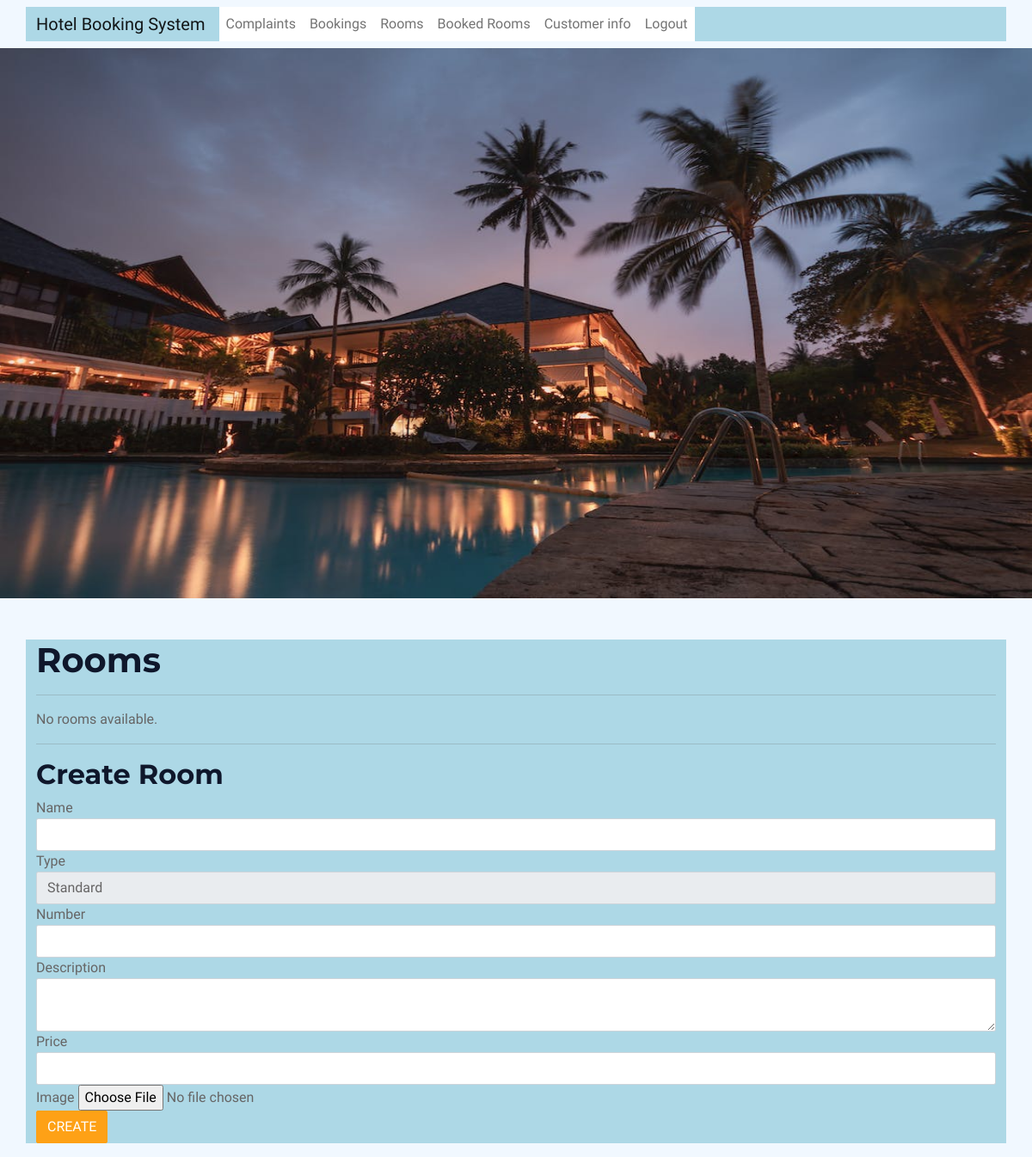
The page /admin_room_list/ (signed in) on the database as committed earlier.
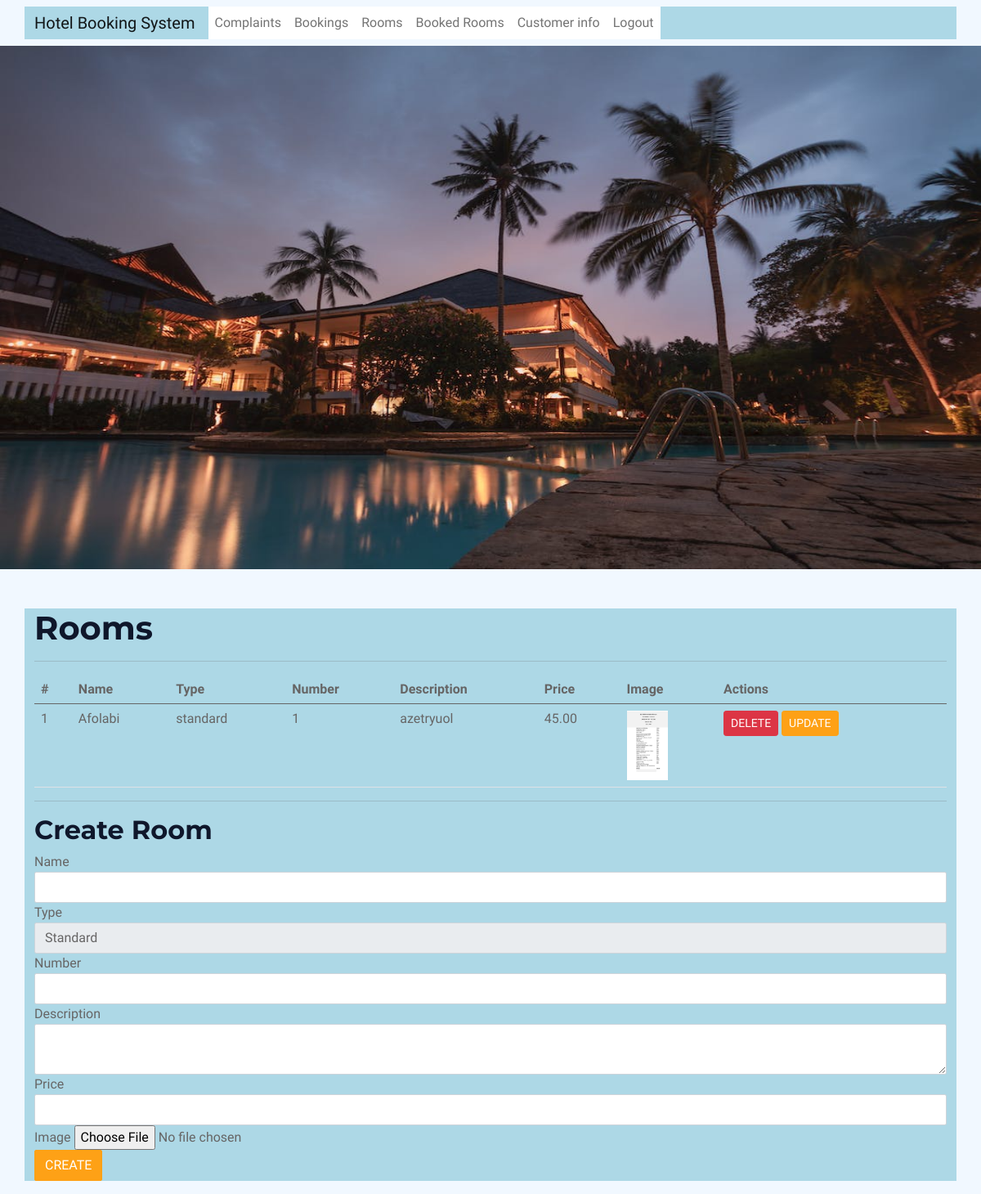
The same page on the database as committed later.
### bookings/models.py (models this page shows, shortened)
class Room(models.Model):
    ROOM_TYPE_CHOICES = (
        ('standard', 'Standard'),
        ('deluxe', 'Deluxe'),
        ('suite', 'Suite'),
    )
    user = models.ForeignKey(settings.AUTH_USER_MODEL, on_delete=models.CASCADE)
    admin_user= models.ForeignKey(settings.AUTH_USER_MODEL, on_delete=models.CASCADE, related_name='room_admin', default=1)
    name = models.CharField(max_length=100)
    room_type = models.CharField(max_length=10, choices=ROOM_TYPE_CHOICES, default='standard')
    room_number = models.PositiveIntegerField(unique=True)
    description = models.TextField(blank=True)
    price = models.DecimalField(max_digits=8, decimal_places=2)
    image = models.ImageField(upload_to='rooms', blank=True)
    available = models.BooleanField(default=True)
    created_at = models.DateTimeField(auto_now_add=True)
    updated_at = models.DateTimeField(auto_now=True)

### bookings/views.py (the view)
# urls.py: path('admin_room_list/', views.admin_room_list, name='admin_room_list'),
@login_required
def admin_room_list(request):
    rooms = Room.objects.all()
    if request.method == 'POST':
        if 'create' in request.POST:
            form = RoomForm(request.POST, request.FILES)
            if form.is_valid():
                room = form.save(commit=False)
                room.admin_user = request.user
                room.user_id = request.user.id
                room.save()
                messages.success(request, 'Room created successfully.')
            else:
                messages.error(request, 'Error creating room.')
        elif 'update' in request.POST:
            room_id = request.POST.get('room_id')
            room = Room.objects.get(pk=room_id)
            form = RoomForm(request.POST, request.FILES, instance=room)  # pass the room instance to the form
            if form.is_valid():
                form.save()
                messages.success(request, 'Room updated successfully.')
            else:
                messages.error(request, 'Error updating room.')
        elif 'delete' in request.POST:
            room_id = request.POST.get('room_id')
            room = Room.objects.get(pk=room_id)
            room.delete()
            messages.success(request, 'Room deleted successfully.')
        return redirect('bookings:admin_room_list')
    else:
        form = RoomForm()
    return render(request, 'admin_room_list.html', {'rooms': rooms, 'form': form})

### bookings/forms.py
class RoomForm(forms.ModelForm):
    class Meta:
        model = Room
        fields = ['room_number', 'room_type', 'price']

### bookings/templates/admin_room_list.html (shortened to what this page needs)
{% extends 'base.html' %}
{% block content %}
  <h1>Rooms</h1>
  <hr>
  {% if rooms %}
    <table class="table">
      <thead>
        <tr>
          <th>#</th>
          <th>Name</th>
          <th>Type</th>
          <th>Number</th>
          <th>Description</th>
          <th>Price</th>
          <th>Image</th>
          <th>Actions</th>
        </tr>
      </thead>
      <tbody>
        {% for room in rooms %}
          <tr>
            <td>{{ room.id }}</td>
            <td>{{ room.name }}</td>
            <td>{{ room.room_type }}</td>
            <td>{{ room.room_number }}</td>
            <td>{{ room.description }}</td>
            <td>{{ room.price }}</td>
            <td>
              {% if room.image %}
                <img src="{{ room.image.url }}" alt="{{ room.name }}" width="50">
              {% endif %}
            </td>
            <td>
              <form method="POST" action="{% url 'bookings:admin_room_list' %}">
                <button type="submit" name="delete" class="btn btn-danger btn-sm">Delete</button>
                <button type="submit" name="update" class="btn btn-primary btn-sm">Update</button>
              </form>
            </td>
          </tr>
        {% endfor %}
      </tbody>
    </table>
  {% else %}
    <p>No rooms available.</p>
  {% endif %}
  <hr>
  <h2>Create Room</h2>
  <form method="POST" enctype="multipart/form-data">
    <div class="form-group">
      <label for="name">Name</label>
      <input type="text" name="name" class="form-control" required>
    </div>
    <div class="form-group">
      <label for="room_type">Type</label>
      <select name="room_type" class="form-control" required>
        <option value="standard">Standard</option>
      </select>
    </div>
    <div class="form-group">
      <label for="room_number">Number</label>
      <input type="number" name="room_number" class="form-control" required>
    </div>
    <div class="form-group">
      <label for="description">Description</label>
      <textarea name="description" class="form-control"></textarea>
    </div>
    <div class="form-group">
      <label for="price">Price</label>
      <input type="number" name="price" class="form-control" required>
    </div>
    <div class="form-group">
      <label for="image">Image</label>
      <input type="file" name="image" class="form-control-file">
    </div>
    <button type="submit" name="create" class="btn btn-primary">Create</button>
  </form>
{% endblock %}

Rows that differ between the two databases and show on the page:
added Room: id "1", name "Afolabi", room_type "standard", room_number "1", description "azetryuol", price "45.00", image (picture)
Other text that changed with them:
text no longer shown: "No rooms available."
text now shown: "# Name Type Number Description Price Image Actions"
